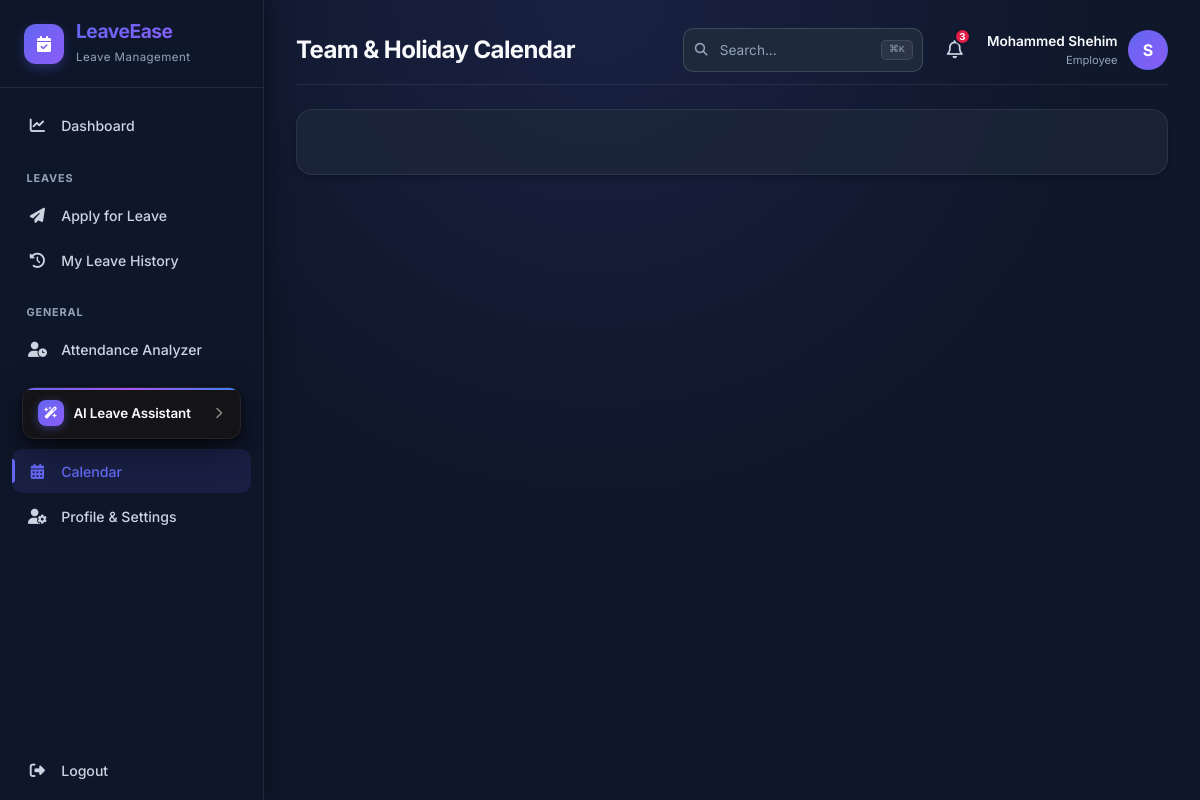
Screenshot of /calendar/ (signed in) with the database file from the repository.
### accounts/models.py (models this page shows, shortened)
class User(AbstractUser):
    ROLE_CHOICES = (
        ('ADMIN', 'Admin'),
        ('HR', 'HR Manager'),
        ('EMPLOYEE', 'Employee'),
    )
    GENDER_CHOICES = (
        ('MALE', 'Male'),
        ('FEMALE', 'Female'),
        ('OTHER', 'Other'),
    )
    role = models.CharField(max_length=10, choices=ROLE_CHOICES, default='EMPLOYEE')
    department = models.CharField(max_length=100, blank=True, null=True)
    designation = models.CharField(max_length=100, blank=True, null=True)
    phone = models.CharField(max_length=15, blank=True, null=True)
    gender = models.CharField(max_length=10, choices=GENDER_CHOICES, blank=True, null=True)
    profile_pic = models.ImageField(upload_to='profile_pics/', blank=True, null=True)
    date_of_joining = models.DateField(blank=True, null=True)

### leaves/views.py (the view)
# urls.py: path('calendar/', views.calendar_view, name='calendar'),
@login_required
def calendar_view(request):
    return render(request, 'calendar.html')

### leaves/context_processors.py (called while the page is built)
def notifications_processor(request):
    if request.user.is_authenticated:
        unread_notifications_count = Notification.objects.filter(user=request.user, is_read=False).count()
        recent_notifications = Notification.objects.filter(user=request.user).order_by('-created_at')[:5]
        return {
            'unread_notifications_count': unread_notifications_count,
            'recent_notifications': recent_notifications
        }
    return {
        'unread_notifications_count': 0,
        'recent_notifications': []
    }

def attendance_processor(request):
    if request.user.is_authenticated:
        today = timezone.now().date()
        att = Attendance.objects.filter(user=request.user, date=today).first()
        return {
            'today_attendance_record': att,
            'user_is_checked_in': bool(att and att.check_in),
            'user_is_checked_out': bool(att and att.check_out),
        }
    return {
        'today_attendance_record': None,
        'user_is_checked_in': False,
        'user_is_checked_out': False,
    }

### templates/calendar.html (shortened to what this page needs)
{% extends 'base.html' %}
{% block page_title %}Team & Holiday Calendar{% endblock %}
{% block extra_head %}
<link href="https://cdn.jsdelivr.net/npm/fullcalendar@6.1.8/index.global.min.css" rel="stylesheet">
{% endblock %}
{% block content %}
<div class="row animate-fade-in">
    <div class="col-12">
        <div class="glass-card p-2">
            <div id="calendar-container">
            </div>
        </div>
    </div>
</div>
{% endblock %}

### templates/base.html (shortened to what this page needs)
{% load static %}
<!DOCTYPE html>
<html lang="en">
<head>
    <link href="https://cdn.jsdelivr.net/npm/bootstrap@5.3.0/dist/css/bootstrap.min.css" rel="stylesheet">
    <link rel="stylesheet" href="https://cdnjs.cloudflare.com/ajax/libs/font-awesome/6.4.0/css/all.min.css">
    <link rel="stylesheet" href="{% static 'css/style.css' %}?v=2.0">
    {% block extra_head %}{% endblock %}
</head>
<body>
    <aside class="sidebar" id="sidebar">
        <div class="sidebar-brand">
            <div class="sidebar-brand-icon">
                <i class="fa-solid fa-calendar-check"></i>
            </div>
            <div>
                <h4 class="brand-text m-0">LeaveEase</h4>
                <small class="text-muted" style="font-size: 0.72rem; letter-spacing: 0.04em;">Leave Management</small>
            </div>
        </div>
        <ul class="sidebar-menu">
            <li>
                <a href="{% url 'dashboard' %}" class="sidebar-link ">
                    <i class="fa-solid fa-chart-line"></i>
                    <span>Dashboard</span>
                </a>
            </li>
            {% if request.user.role == 'ADMIN' %}
            <li class="menu-header">Management</li>
            <li>
                <a href="{% url 'admin_leave_requests' %}" class="sidebar-link {% if request.resolver_match.url_name == 'admin_leave_requests' %}active{% endif %}">
                    <i class="fa-solid fa-envelope-open-text"></i>
                    <span>Leave Requests</span>
                </a>
            </li>
            <li>
                <a href="{% url 'admin_employees' %}" class="sidebar-link {% if request.resolver_match.url_name == 'admin_employees' or request.resolver_match.url_name == 'admin_employee_detail' %}active{% endif %}">
                    <i class="fa-solid fa-users"></i>
                    <span>Employees</span>
                </a>
            </li>
            <li>
                <a href="{% url 'admin_leave_types' %}" class="sidebar-link {% if request.resolver_match.url_name == 'admin_leave_types' %}active{% endif %}">
                    <i class="fa-solid fa-tags"></i>
                    <span>Leave Types</span>
                </a>
            </li>
            <li>
                <a href="{% url 'admin_holidays' %}" class="sidebar-link {% if request.resolver_match.url_name == 'admin_holidays' %}active{% endif %}">
                    <i class="fa-solid fa-umbrella-beach"></i>
                    <span>Manage Holidays</span>
                </a>
            </li>
            <li>
                <a href="{% url 'admin_ai_agents' %}" class="sidebar-link {% if request.resolver_match.url_name == 'admin_ai_agents' %}active{% endif %}">
                    <i class="fa-solid fa-robot"></i>
                    <span>AI Agents</span>
                </a>
            </li>
            {% else %}
            <li class="menu-header">Leaves</li>
            <li>
                <a href="{% url 'apply_leave' %}" class="sidebar-link {% if request.resolver_match.url_name == 'apply_leave' %}active{% endif %}">
                    <i class="fa-solid fa-paper-plane"></i>
                    <span>Apply for Leave</span>
                </a>
            </li>
            <li>
                <a href="{% url 'leave_history' %}" class="sidebar-link {% if request.resolver_match.url_name == 'leave_history' %}active{% endif %}">
                    <i class="fa-solid fa-clock-rotate-left"></i>
                    <span>My Leave History</span>
                </a>
            </li>
            {% endif %}
            <li class="menu-header">General</li>
            <li>
                <a href="{% url 'attendance_dashboard' %}" class="sidebar-link {% if request.resolver_match.url_name == 'attendance_dashboard' %}active{% endif %}">
                    <i class="fa-solid fa-user-clock"></i>
                    <span>Attendance Analyzer</span>
                </a>
            </li>
            <li>
                <div class="sidebar-ai-widget collapsed" id="sidebarAiWidget">
                    <div class="ai-widget-header" id="aiWidgetHeader" role="button" aria-expanded="false" title="Click to toggle AI Leave Assistant">
                        <div class="ai-widget-title">
                            <div class="ai-widget-icon">
                                <i class="fa-solid fa-wand-magic-sparkles"></i>
                            </div>
                            <span>AI Leave Assistant</span>
                        </div>
                        <i class="fa-solid fa-chevron-down ai-widget-toggle" id="aiWidgetToggleIcon"></i>
                    </div>
                </div>
            </li>
            <li>
                <a href="{% url 'calendar' %}" class="sidebar-link {% if request.resolver_match.url_name == 'calendar' %}active{% endif %}">
                    <i class="fa-solid fa-calendar-days"></i>
                    <span>Calendar</span>
                </a>
            </li>
            <li>
                <a href="{% url 'profile' %}" class="sidebar-link {% if request.resolver_match.url_name == 'profile' %}active{% endif %}">
                    <i class="fa-solid fa-user-gear"></i>
                    <span>Profile &amp; Settings</span>
                </a>
            </li>
            <li class="mt-auto pt-4">
                <a href="{% url 'logout' %}" class="sidebar-link sidebar-link-danger">
                    <i class="fa-solid fa-right-from-bracket"></i>
                    <span>Logout</span>
                </a>
            </li>
        </ul>
    </aside>
    <main class="main-content">
        <header class="top-navbar">
            <div class="top-navbar-left">
                <div class="d-none d-sm-block">
                    <h4 class="m-0 font-heading">{% block page_title %}Overview{% endblock %}</h4>
                </div>
            </div>
            <div class="top-navbar-right">
                <div class="search-bar d-none d-md-flex" id="globalSearch">
                    <input type="text" class="glass-input search-bar-input" placeholder="Search..." id="searchInput">
                    <kbd class="search-kbd">⌘K</kbd>
                </div>
                <div class="notification-bell" id="notificationBell">
                    <button class="nav-icon-btn" id="notificationBellBtn" aria-label="Notifications, {{ unread_notifications_count }} unread" aria-expanded="false" aria-controls="notificationDropdown" aria-haspopup="true">
                        <i class="fa-regular fa-bell"></i>
                        <span class="notification-badge {% if unread_notifications_count == 0 %}d-none{% endif %}" id="notifBadge">{{ unread_notifications_count }}</span>
                    </button>
                </div>
                <div class="user-menu" id="userMenu">
                    <div class="user-menu-trigger">
                        <div class="text-end d-none d-sm-block">
                            <span class="user-name">{{ request.user.get_full_name|default:request.user.username }}</span>
                            <small class="user-role">{{ request.user.get_role_display }}</small>
                        </div>
                        {% if request.user.profile_pic %}
                            <img src="{{ request.user.profile_pic.url }}" alt="Profile" class="user-avatar-img">
                        {% else %}
                            <div class="user-avatar-fallback">
                                {{ request.user.username|slice:":1"|upper }}
                            </div>
                        {% endif %}
                    </div>
                </div>
            </div>
        </header>
        {% block content %}
        {% endblock %}
    </main>
</body>
</html>

### templates/base.html (style rules this page uses)
.sidebar-ai-widget { background: #0F0F11 !important; border: 1px solid #252529 !important; border-radius: 12px !important; box-shadow: 0 12px 32px rgba(0, 0, 0, 0.6), 0 2px 6px rgba(0, 0, 0, 0.4); margin: 0.85rem 0.65rem 0.5rem; overflow: hidden; transition: all 0.3s cubic-bezier(0.4, 0, 0.2, 1); position: relative; }
.sidebar-ai-widget::before { content: ''; position: absolute; top: 0; left: 0; right: 0; height: 2px; background: linear-gradient(90deg, #6366F1 0%, #a855f7 50%, #3b82f6 100%); }
.ai-widget-header { align-items: center; background: rgba(255, 255, 255, 0.02); cursor: pointer; display: flex; justify-content: space-between; padding: 0.75rem 0.9rem; user-select: none; transition: background 0.2s ease; }
.ai-widget-title { align-items: center; display: flex; gap: 0.6rem; font-size: 0.84rem; font-weight: 600; color: #F8FAFC !important; letter-spacing: -0.01em; }
.ai-widget-icon { width: 26px; height: 26px; border-radius: 8px; background: linear-gradient(135deg, #6366F1 0%, #8B5CF6 100%); display: flex; align-items: center; justify-content: center; color: #ffffff !important; font-size: 0.75rem; box-shadow: 0 2px 10px rgba(99, 102, 241, 0.45); flex-shrink: 0; }
.ai-widget-toggle { color: #888888 !important; font-size: 0.75rem; transition: transform 0.25s ease; }
.sidebar-ai-widget.collapsed .ai-widget-toggle { transform: rotate(-90deg); }

### templates/calendar.html (style rules this page uses)
#calendar-container { padding: 1.5rem; }

### rows the page displays
User: user.get_full_name "Mohammed Shehim", user.role "Employee", user.username "S"

### other values shown
{{ unread_notifications_count }} "3"
